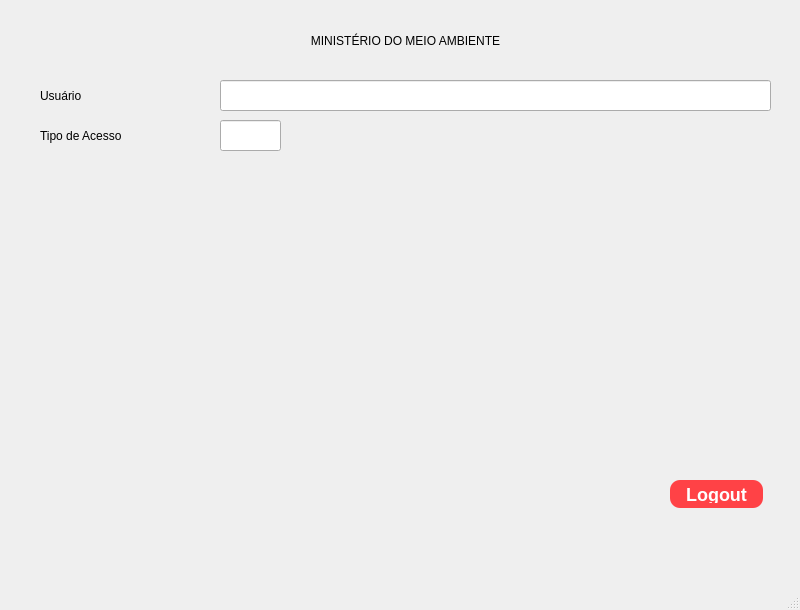
<?xml version="1.0" encoding="UTF-8"?>
<ui version="4.0">
 <class>home</class>
 <widget class="QMainWindow" name="home">
  <property name="geometry">
   <rect>
    <x>0</x>
    <y>0</y>
    <width>800</width>
    <height>610</height>
   </rect>
  </property>
  <property name="windowTitle">
   <string>MainWindow</string>
  </property>
  <property name="styleSheet">
   <string notr="true">font: 14pt &quot;Poppins&quot;;
</string>
  </property>
  <widget class="QWidget" name="centralwidget">
   <widget class="QLabel" name="label_3">
    <property name="geometry">
     <rect>
      <x>30</x>
      <y>10</y>
      <width>751</width>
      <height>61</height>
     </rect>
    </property>
    <property name="styleSheet">
     <string notr="true">font: bold 18pt &quot;Poppins&quot;;</string>
    </property>
    <property name="text">
     <string>MINISTÉRIO DO MEIO AMBIENTE</string>
    </property>
    <property name="alignment">
     <set>Qt::AlignCenter</set>
    </property>
   </widget>
   <widget class="QPushButton" name="pushButton">
    <property name="geometry">
     <rect>
      <x>670</x>
      <y>480</y>
      <width>93</width>
      <height>28</height>
     </rect>
    </property>
    <property name="styleSheet">
     <string notr="true">QPushButton#pushButton{
background-color: rgb(255, 66, 70);
color: white;
border-radius: 10px;
padding:5px;
font-size:18px;
font-weight: bold;
}

QPushButton#pushButton:hover{
	
	background-color: rgb(255, 30, 33);
}</string>
    </property>
    <property name="text">
     <string>Logout</string>
    </property>
   </widget>
   <widget class="QLabel" name="label">
    <property name="geometry">
     <rect>
      <x>40</x>
      <y>80</y>
      <width>101</width>
      <height>31</height>
     </rect>
    </property>
    <property name="text">
     <string>Usuário</string>
    </property>
   </widget>
   <widget class="QLabel" name="label_2">
    <property name="geometry">
     <rect>
      <x>40</x>
      <y>120</y>
      <width>181</width>
      <height>31</height>
     </rect>
    </property>
    <property name="text">
     <string>Tipo de Acesso</string>
    </property>
   </widget>
   <widget class="QLineEdit" name="lineEdit">
    <property name="geometry">
     <rect>
      <x>220</x>
      <y>80</y>
      <width>551</width>
      <height>31</height>
     </rect>
    </property>
    <property name="readOnly">
     <bool>true</bool>
    </property>
   </widget>
   <widget class="QLineEdit" name="lineEdit_2">
    <property name="geometry">
     <rect>
      <x>220</x>
      <y>120</y>
      <width>61</width>
      <height>31</height>
     </rect>
    </property>
    <property name="readOnly">
     <bool>true</bool>
    </property>
   </widget>
   <widget class="QLabel" name="label_4">
    <property name="geometry">
     <rect>
      <x>40</x>
      <y>160</y>
      <width>731</width>
      <height>301</height>
     </rect>
    </property>
    <property name="styleSheet">
     <string notr="true">font: 8pt &quot;Lato&quot;;</string>
    </property>
    <property name="text">
     <string/>
    </property>
    <property name="alignment">
     <set>Qt::AlignLeading|Qt::AlignLeft|Qt::AlignTop</set>
    </property>
   </widget>
  </widget>
  <widget class="QMenuBar" name="menubar">
   <property name="geometry">
    <rect>
     <x>0</x>
     <y>0</y>
     <width>800</width>
     <height>46</height>
    </rect>
   </property>
  </widget>
  <widget class="QStatusBar" name="statusbar"/>
 </widget>
 <resources/>
 <connections/>
</ui>
